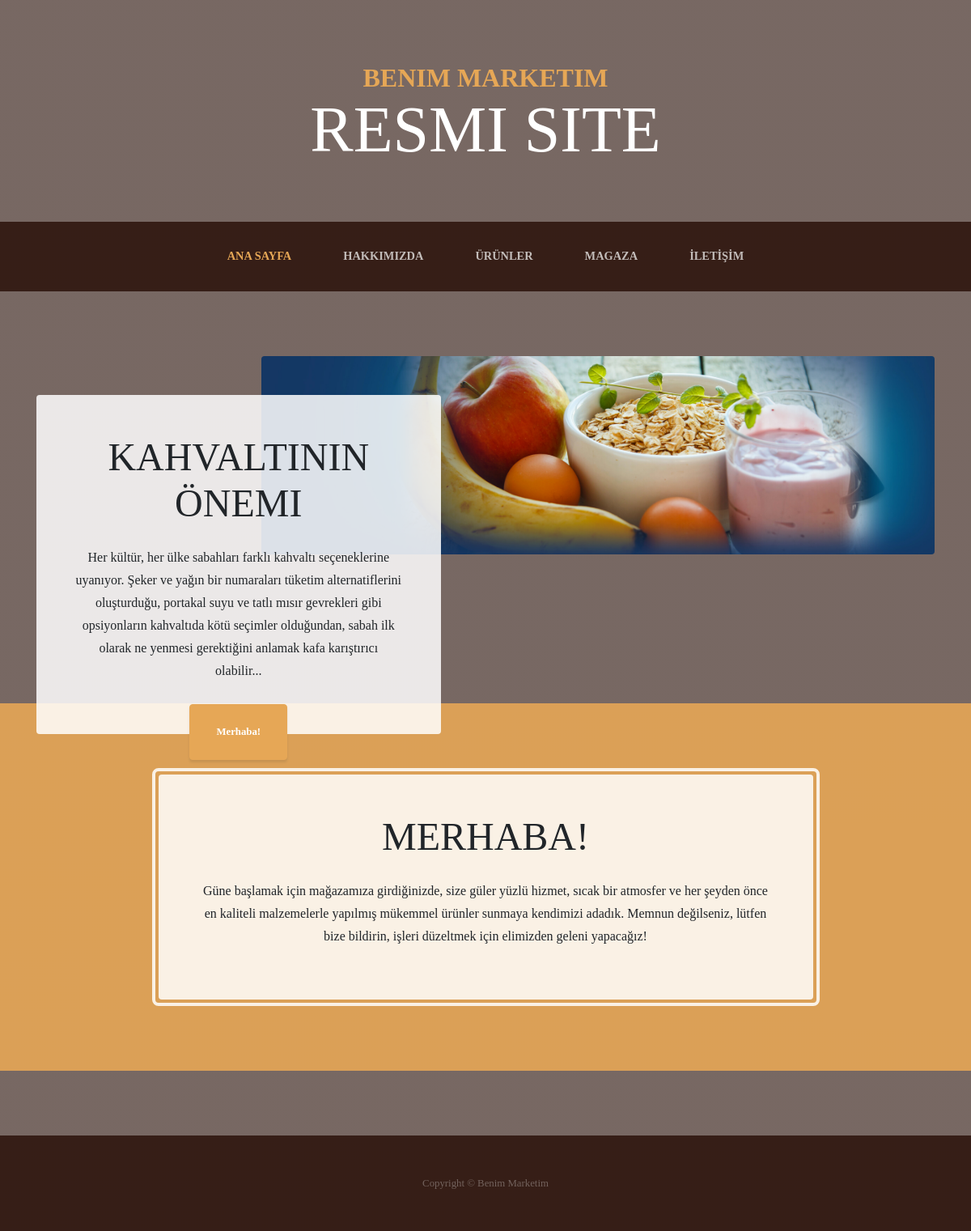
The page / on the database its author committed.
### tables this page shows
CREATE TABLE `anasayfa` (
  `id` int(11) NOT NULL,
  `foto` char(50) NOT NULL,
  `ustBaslik` varchar(250) NOT NULL,
  `ustIcerik` varchar(6000) NOT NULL,
  `link` char(50) NOT NULL,
  `altBaslik` char(250) NOT NULL,
  `altIcerik` varchar(6000) NOT NULL
);

### index.php (the view, shortened to what this page needs)
<?php
include('inc/vt.php');
include('inc/head.php');
include('inc/nav.php');
$sorgu = $baglanti->prepare("SELECT * FROM anasayfa");
$sorgu->execute();
$sonuc = $sorgu->fetch();
?>
    <section class="page-section clearfix">
        <div class="container">
            <div class="intro">
                <img class="intro-img img-fluid mb-3 mb-lg-0 rounded" src="img/<?= $sonuc['foto'] ?>" alt="">
                <div class="intro-text left-0 text-center bg-faded p-5 rounded">
                    <h2 class="section-heading mb-4">
                        <span class="section-heading-lower"><?= $sonuc['ustBaslik'] ?></span>
                    </h2>
                    <p class="mb-3">
                        <?= $sonuc['ustIcerik'] ?>
                    </p>
                    <div class="intro-button mx-auto">
                        <a class="btn btn-primary btn-xl" href="<?= $sonuc['link'] ?>"><?= $sonuc['altBaslik'] ?></a>
                    </div>
                </div>
            </div>
        </div>
    </section>
<br />
    <section class="page-section cta">
        <div class="container">
            <div class="row">
                <div class="col-xl-9 mx-auto">
                    <div class="cta-inner text-center rounded">
                        <h2 class="section-heading mb-4">
                            <span class="section-heading-lower"><?= $sonuc['altBaslik'] ?></span>
                        </h2>
                        <?= $sonuc['altIcerik'] ?>
                    </div>
                </div>
            </div>
        </div>
    </section>
<?php
include('inc/footer.php');
?>

### rows shown on the page
anasayfa: foto (picture), ustBaslik "KAHVALTININ ÖNEMI", ustIcerik "Her kültür, her ülke sabahları farklı kahvaltı seçeneklerine uyanıyor. Şeker ve yağın bir numaraları tüketim alternatiflerini oluşturduğu, portakal suyu ve tatlı mısır gevrekleri gibi opsiyonların kahvaltıda kötü seçimler olduğundan, sabah ilk olarak ne yenmesi gerektiğini anlamak kafa karıştırıcı olabilir...", altBaslik "Merhaba!", altBaslik "MERHABA!", altIcerik "Güne başlamak için mağazamıza girdiğinizde, size güler yüzlü hizmet, sıcak bir atmosfer ve her şeyden önce en kaliteli malzemelerle yapılmış mükemmel ürünler sunmaya kendimizi adadık. Memnun değilseniz, lütfen bize bildirin, işleri düzeltmek için elimizden geleni yapacağız!"
